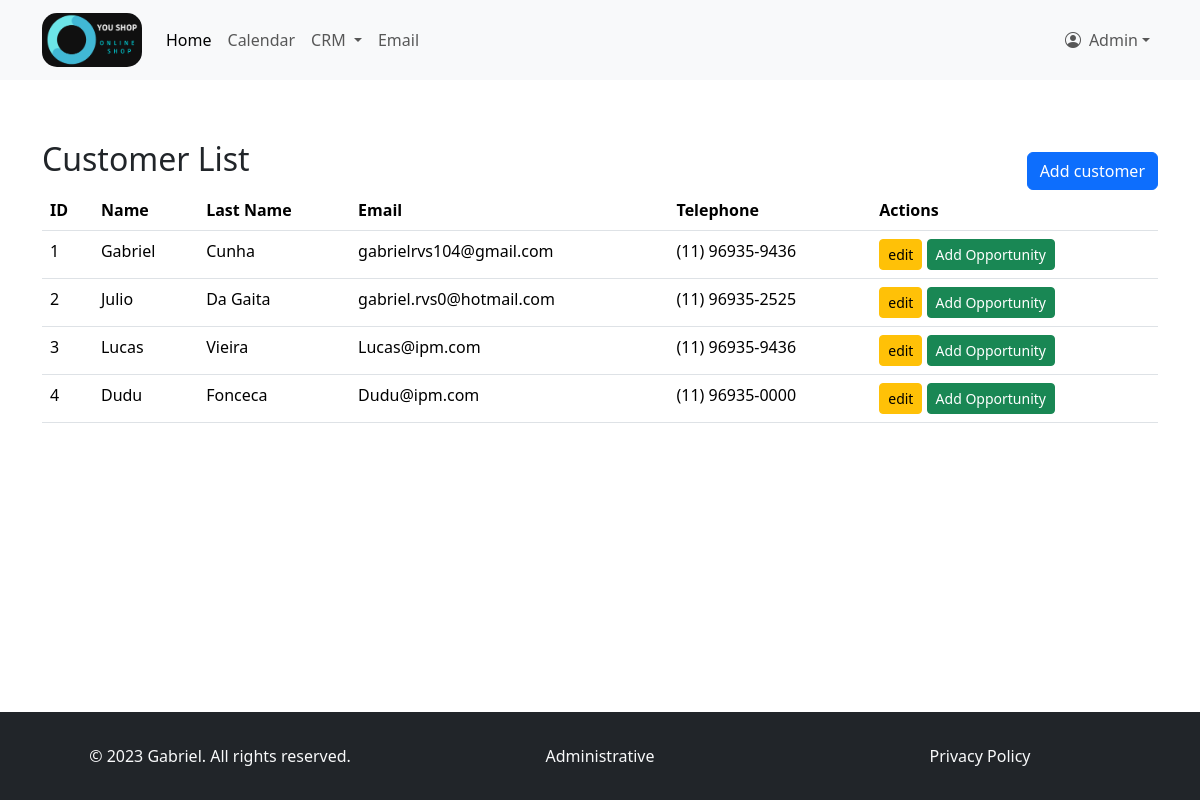
/crm/customer-list/ (signed in), run on the app's committed database.
### crm/models.py (models this page shows, shortened)
class Customer(models.Model):
    first_name = models.CharField(max_length=255)
    last_name = models.CharField(max_length=255)
    email = models.EmailField()
    phone = models.CharField(max_length=15)

### crm/views.py (the view)
# urls.py: path('customer-list/', views.customer_list, name='customer_list'),
@login_required
def customer_list(request):
    customers = Customer.objects.all()
    return render(request, 'customer_list.html', {'customers': customers})

### templates/customer_list.html (shortened to what this page needs)
{% extends 'index.html' %}
{% block content %}
    <div class="container mt-5">
        <div class="d-flex justify-content-between align-items-center">
        <h2>Customer List</h2>
        <a href="{% url 'add_customer' %}" class="btn btn-primary mt-3">Add customer</a>
        </div>
        <table class="table">
            <thead>
                <tr>
                    <th>ID</th>
                    <th>Name</th>
                    <th>Last Name</th>
                    <th>Email</th>
                    <th>Telephone</th>
                    <th>Actions</th>
                </tr>
            </thead>
            <tbody>
                {% for customer in customers %}
                    <tr>
                        <td>{{ customer.id }}</td>
                        <td>{{ customer.first_name }}</td>
                        <td>{{ customer.last_name }}</td>
                        <td>{{ customer.email }}</td>
                        <td>{{ customer.phone }}</td>
                        <td>
                            <a href="{% url 'edit_customer' customer.id %}" class="btn btn-warning btn-sm">edit</a>
                            <a href="{% url 'add_opportunity' customer.id %}" class="btn btn-success btn-sm">Add Opportunity</a>
                        </td>
                    </tr>
                {% endfor %}
            </tbody>
        </table>
    </div>
{% endblock %}

### templates/index.html (shortened to what this page needs)
{% load static %}
<!DOCTYPE html>
<html class="h-100" lang="pt-br">
<head>
        <link rel="stylesheet" href="{% static 'css/style.css' %}">
        <link rel="stylesheet" href="{% static 'css/bootstrap.min.css' %}">
        <link rel="stylesheet" href="{% static 'css/bootstrap-icons.min.css' %}">
        <link href="https://cdn.jsdelivr.net/npm/bootstrap@5.3.2/dist/css/bootstrap.min.css" rel="stylesheet">
</head>
<body class="d-flex flex-column h-100">
        {% block nav %}
          <nav class="navbar navbar-expand-lg bg-body-tertiary">
            <div class="container">
                <a class="navbar-brand" href="{% url 'home' %}"><img class="logo-navbar" src="{% static 'image/logo_dark_h.png' %}"></a>
                {% block nav-cont %}
                    {% if user.is_authenticated %}
                        <div class="collapse navbar-collapse" id="navbarSupportedContent">
                          <ul class="navbar-nav me-auto mb-2 mb-lg-0">
                            <li class="nav-item">
                              <a class="nav-link active" aria-current="page" href="#">Home</a>
                            </li>
                            <li class="nav-item">
                              <a class="nav-link" href="#">Calendar</a>
                            </li>
                            <li class="nav-item dropdown">
                              <a class="nav-link dropdown-toggle" href="#" role="button" data-bs-toggle="dropdown" aria-expanded="false">
                                CRM
                              </a>
                            </li>
                            <li class="nav-item">
                              <a class="nav-link" href="#">Email</a>
                            </li>
                          </ul>
                        <ul class="navbar-nav">
                            <li class="nav-item dropdown">
                              <a class="nav-link dropdown-toggle d-flex align-items-center" href="#" id="navbarDropdownMenuUser" role="button" data-bs-toggle="dropdown" aria-haspopup="true" aria-expanded="false">
                                  <i class="bi-person-circle m-2" aria-hidden="true"></i>
                                  {% if user.is_authenticated %}
                                    <spam id="username">{{ user.username }}</spam>
                                  {% else %}
                                      <spam id="username">User</spam>
                                  {% endif %}
                              </a>
                            </li>
                        </ul>
                        </div>
                    {% endif %}
                {% endblock %}
            </div>
          </nav>
        {% endblock %}
        <div class="container-fluid p-2">
            {% block content %}
            {% endblock %}
        </div>
        {% block footer %}
            <footer class="footer mt-auto py-3 bg-dark text-muted bg-light p-3">
                <div class="container">
                    <div class="row py-3">
                        <div class="col-12 col-md-4 text-center text-light text-md-left">
                            &copy; 2023 Gabriel. All rights reserved.
                        </div>
                        <div class="col-12 col-md-4 text-center text-light">
                            Administrative
                        </div>
                        <div class="col-12 col-md-4 text-center text-md-right">
                            <a href="#" class="text-decoration-none text-light">Privacy Policy </a>
                        </div>
                    </div>
                </div>
            </footer>
        {% endblock %}
</body>
</html>

### static/css/style.css (style rules this page uses)
.logo-navbar { width: 100px; border-radius: 15px; }

### data on the page
Customer: id "1", first_name "Gabriel", last_name "Cunha", email "gabrielrvs104@gmail.com", phone "(11) 96935-9436"
Customer: id "2", first_name "Julio", last_name "Da Gaita", email "gabriel.rvs0@hotmail.com", phone "(11) 96935-2525"
Customer: id "3", first_name "Lucas", last_name "Vieira", email "Lucas@ipm.com", phone "(11) 96935-9436"
Customer: id "4", first_name "Dudu", last_name "Fonceca", email "Dudu@ipm.com", phone "(11) 96935-0000"

### other printed values
{{ user.username }} "Admin"
